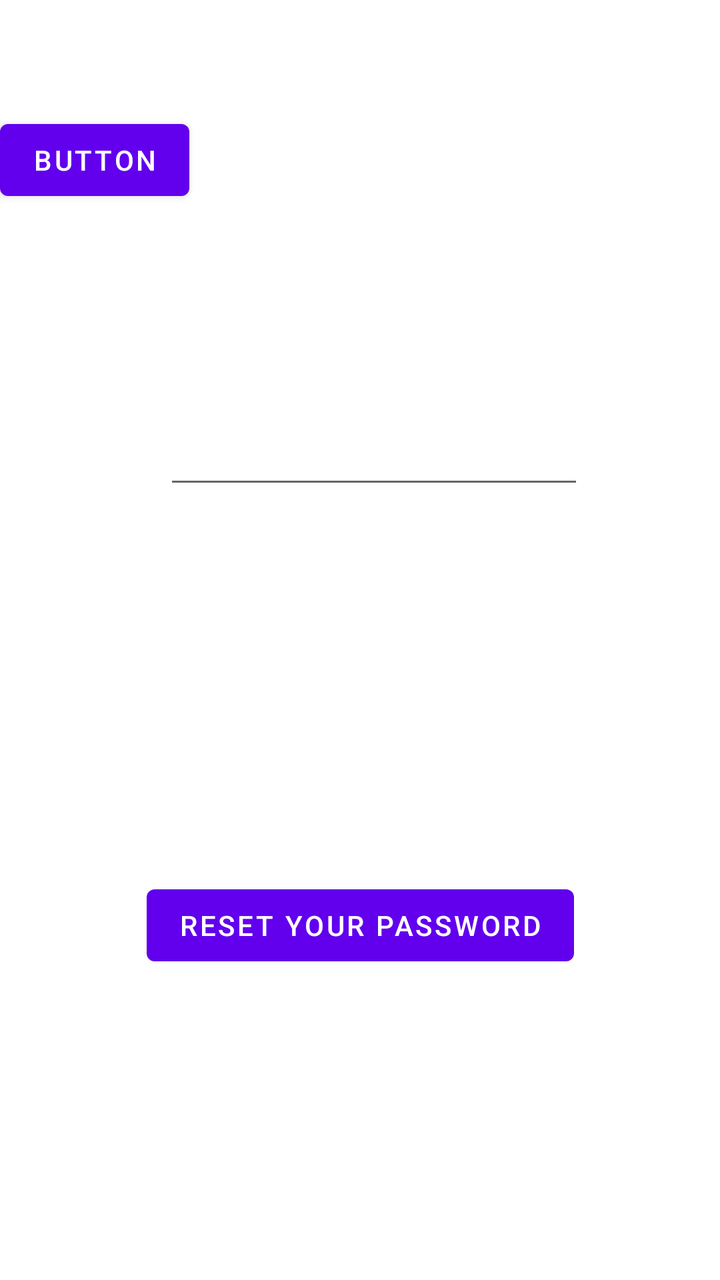
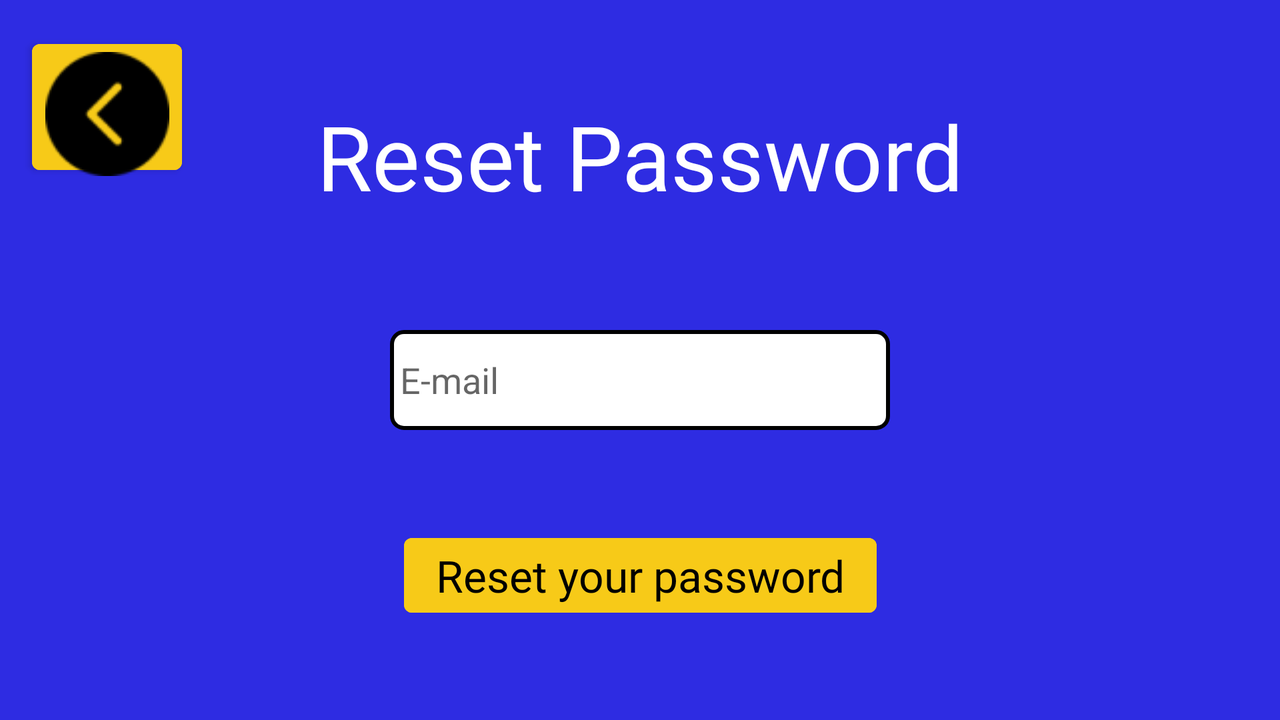

First picture: res/layout/ on a phone held upright. Second picture: the repository's own variant of that layout, on a device whose configuration matches the variant's folder. Source for both follows.
<!-- AndroidManifest.xml: application theme Theme.InfinyQuiz -->
<!-- res/layout/activity_resetpassword.xml -->
<?xml version="1.0" encoding="utf-8"?>
<androidx.constraintlayout.widget.ConstraintLayout xmlns:android="http://schemas.android.com/apk/res/android"
    xmlns:app="http://schemas.android.com/apk/res-auto"
    xmlns:tools="http://schemas.android.com/tools"
    android:layout_width="match_parent"
    android:layout_height="match_parent">

    <Button
        android:id="@+id/moveToLoginBtn"
        android:layout_width="wrap_content"
        android:layout_height="wrap_content"
        android:layout_marginBottom="104dp"
        android:text="Button"
        app:layout_constraintBottom_toTopOf="@+id/editTextTextEmailAddress"
        tools:layout_editor_absoluteX="16dp" />

    <EditText
        android:id="@+id/editTextTextEmailAddress"
        android:layout_width="wrap_content"
        android:layout_height="wrap_content"
        android:layout_marginTop="208dp"
        android:ems="10"
        android:inputType="textEmailAddress"
        app:layout_constraintEnd_toEndOf="parent"
        app:layout_constraintHorizontal_bias="0.547"
        app:layout_constraintStart_toStartOf="parent"
        app:layout_constraintTop_toTopOf="parent" />

    <Button
        android:id="@+id/resetPasswordBtn"
        android:layout_width="wrap_content"
        android:layout_height="wrap_content"
        android:layout_marginTop="36dp"
        android:text="Reset your password"
        app:layout_constraintBottom_toBottomOf="parent"
        app:layout_constraintEnd_toEndOf="parent"
        app:layout_constraintStart_toStartOf="parent"
        app:layout_constraintTop_toBottomOf="@+id/editTextTextEmailAddress" />
</androidx.constraintlayout.widget.ConstraintLayout>
<!-- resources referenced by this layout -->
<resources>
  <style name="Theme.InfinyQuiz" parent="Theme.MaterialComponents.DayNight.DarkActionBar">
          
          <item name="colorPrimary">@color/purple_500</item>
          <item name="colorPrimaryVariant">@color/purple_700</item>
          <item name="colorOnPrimary">@color/white</item>
          
          <item name="colorSecondary">@color/teal_200</item>
          <item name="colorSecondaryVariant">@color/teal_700</item>
          <item name="colorOnSecondary">@color/black</item>
          
          <item name="android:statusBarColor" tools:targetApi="l">?attr/colorPrimaryVariant</item>
          
      </style>
  <color name="purple_500">#FF6200EE</color>
  <color name="purple_700">#FF3700B3</color>
  <color name="white">#FFFFFFFF</color>
  <color name="teal_200">#FF03DAC5</color>
  <color name="teal_700">#FF018786</color>
  <color name="black">#FF000000</color>
</resources>
<!-- res/layout-land/activity_resetpassword.xml (the repository's variant of the layout above) -->
<!-- drawn on the phone turned sideways -->
<?xml version="1.0" encoding="utf-8"?>
<androidx.constraintlayout.widget.ConstraintLayout xmlns:android="http://schemas.android.com/apk/res/android"
    xmlns:app="http://schemas.android.com/apk/res-auto"
    xmlns:tools="http://schemas.android.com/tools"
    android:layout_width="match_parent"
    android:layout_height="match_parent"
    android:background="@color/background">

    <Button
        android:id="@+id/moveToLoginBtn"
        android:layout_width="75dp"
        android:layout_height="75dp"
        android:layout_marginStart="16dp"
        android:layout_marginTop="16dp"
        android:backgroundTint="@color/yellowBtn"
        android:textSize="14sp"
        app:icon="@drawable/back_icon"
        app:iconGravity="top"
        app:iconTint="@color/black"
        app:layout_constraintStart_toStartOf="parent"
        app:layout_constraintTop_toTopOf="parent" />

    <EditText
        android:id="@+id/editTextTextEmailAddress"
        android:layout_width="250dp"
        android:layout_height="50dp"
        android:layout_marginTop="57dp"
        android:background="@drawable/rounded_corner"
        android:ems="10"
        android:hint="@string/email"
        android:inputType="textEmailAddress"
        app:layout_constraintEnd_toEndOf="parent"
        app:layout_constraintHorizontal_bias="0.5"
        app:layout_constraintStart_toStartOf="parent"
        app:layout_constraintTop_toBottomOf="@+id/resetPasswordTV" />

    <Button
        android:id="@+id/resetPasswordBtn"
        android:layout_width="wrap_content"
        android:layout_height="wrap_content"
        android:layout_marginTop="48dp"
        android:backgroundTint="@color/yellowBtn"
        android:fontFamily="@font/buttonfont"
        android:text="Reset your password"
        android:textAppearance="@style/TextAppearance.AppCompat.Large"
        android:textColor="@color/black"
        app:layout_constraintEnd_toEndOf="parent"
        app:layout_constraintStart_toStartOf="parent"
        app:layout_constraintTop_toBottomOf="@+id/editTextTextEmailAddress" />

    <TextView
        android:id="@+id/resetPasswordTV"
        android:layout_width="wrap_content"
        android:layout_height="wrap_content"
        android:layout_marginTop="48dp"
        android:fontFamily="@font/harlowsoliditalic"
        android:text="Reset Password"
        android:textAppearance="@style/TextAppearance.AppCompat.Display2"
        android:textColor="@color/white"
        app:layout_constraintEnd_toEndOf="parent"
        app:layout_constraintStart_toStartOf="parent"
        app:layout_constraintTop_toTopOf="parent" />
</androidx.constraintlayout.widget.ConstraintLayout>
<!-- resources referenced by the variant -->
<!-- as the phone turned sideways resolves them -->
<resources>
  <color name="background">#2E2CE2</color>
  <color name="black">#FF000000</color>
  <color name="white">#FFFFFFFF</color>
  <color name="yellowBtn">#F7CA18</color>
  <!-- drawable back_icon: png bitmap (drawable, 2173 bytes) -->
  <!-- drawable rounded_corner (drawable) -->
  <?xml version="1.0" encoding="utf-8"?>
  <shape xmlns:android="http://schemas.android.com/apk/res/android" >
      <stroke
          android:width="2dp"
          android:color="@color/black" />
  
      <solid android:color="#ffffff" />
  
      <padding
          android:left="5dp"
          android:right="5dp"
          android:bottom="5dp"
          android:top="5dp" />
  
      <corners android:radius="6dp" />
  </shape>
  <string name="email">E-mail</string>
  <style name="Theme.InfinyQuiz" parent="Theme.MaterialComponents.DayNight.DarkActionBar">
          
          <item name="colorPrimary">@color/purple_500</item>
          <item name="colorPrimaryVariant">@color/purple_700</item>
          <item name="colorOnPrimary">@color/white</item>
          
          <item name="colorSecondary">@color/teal_200</item>
          <item name="colorSecondaryVariant">@color/teal_700</item>
          <item name="colorOnSecondary">@color/black</item>
          
          <item name="android:statusBarColor" tools:targetApi="l">?attr/colorPrimaryVariant</item>
          
      </style>
  <color name="purple_500">#FF6200EE</color>
  <color name="purple_700">#FF3700B3</color>
  <color name="teal_200">#FF03DAC5</color>
  <color name="teal_700">#FF018786</color>
</resources>
